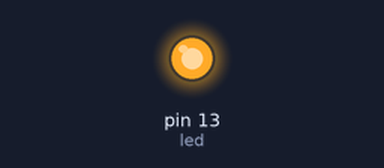
A sketch run on a simulated Arduino Uno, built with avr-gcc and run on an emulated ATmega328P. Shown: output pins drawn as LEDs (lit = HIGH).

Above: at 0.7 s.
At 14.7 s:
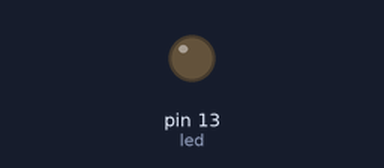
Timing chart, 0 to 16.9 s (numbered marks = the images above):
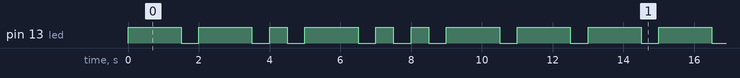

Measured:
- by itself, pin 13 (led): repeats every 13.0 s: LOW 0.50 s, HIGH 1.5 s, LOW 0.50 s, HIGH 0.50 s, LOW 0.50 s, HIGH 1.5 s, 2 × (LOW 0.50 s, HIGH 0.50 s), 3 × (LOW 0.50 s, HIGH 1.5 s)
- by itself, everything shown: repeats every 13.0 s, in 16 steps

The sketch:

gdg_morse_code.ino
```cpp
// GDG Robotics Workshop: GDG in Morse code

int led = 13;
int beep = 1500;
int bob = 500;

// G = beep beep bob
// D = beep bob bob
// GDG = beep beep bob beep bob bob beep beep bob

void setup() {
  // put your setup code here, to run once:

  pinMode(led, OUTPUT);

}

void loop() {
  // put your main code here, to run repeatedly:
  digitalWrite(led, HIGH);
  delay(beep);
  digitalWrite(led, LOW);
  delay(bob);

  digitalWrite(led, HIGH);
  delay(beep);
  digitalWrite(led, LOW);
  delay(bob);

  digitalWrite(led, HIGH);
  delay(bob);
  digitalWrite(led, LOW);
  delay(bob);

  digitalWrite(led, HIGH);
  delay(beep);
  digitalWrite(led, LOW);
  delay(bob);

  digitalWrite(led, HIGH);
  delay(bob);
  digitalWrite(led, LOW);
  delay(bob);

  digitalWrite(led, HIGH);
  delay(bob);
  digitalWrite(led, LOW);
  delay(bob);

  digitalWrite(led, HIGH);
  delay(beep);
  digitalWrite(led, LOW);
  delay(bob);

  digitalWrite(led, HIGH);
  delay(beep);
  digitalWrite(led, LOW);
  delay(bob);


}
```
